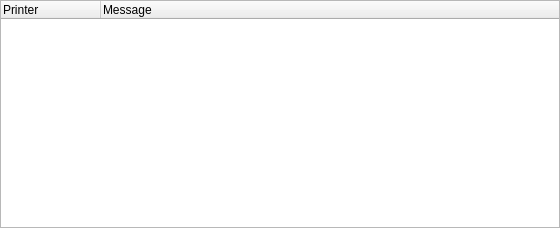
<ui version="4.0" >
 <class>Form</class>
 <widget class="QWidget" name="Form" >
  <property name="geometry" >
   <rect>
    <x>0</x>
    <y>0</y>
    <width>560</width>
    <height>228</height>
   </rect>
  </property>
  <property name="windowTitle" >
   <string>Printer Status</string>
  </property>
  <property name="windowIcon" >
   <iconset>/usr/share/system-config-printer/printer-128.png</iconset>
  </property>
  <layout class="QGridLayout" >
   <property name="leftMargin" >
    <number>0</number>
   </property>
   <property name="topMargin" >
    <number>0</number>
   </property>
   <property name="rightMargin" >
    <number>0</number>
   </property>
   <property name="bottomMargin" >
    <number>0</number>
   </property>
   <item row="0" column="0" >
    <widget class="QTreeWidget" name="treeWidget" >
     <property name="alternatingRowColors" >
      <bool>true</bool>
     </property>
     <property name="indentation" >
      <number>0</number>
     </property>
     <column>
      <property name="text" >
       <string>Printer</string>
      </property>
     </column>
     <column>
      <property name="text" >
       <string>Message</string>
      </property>
     </column>
    </widget>
   </item>
  </layout>
 </widget>
 <resources/>
 <connections/>
</ui>
